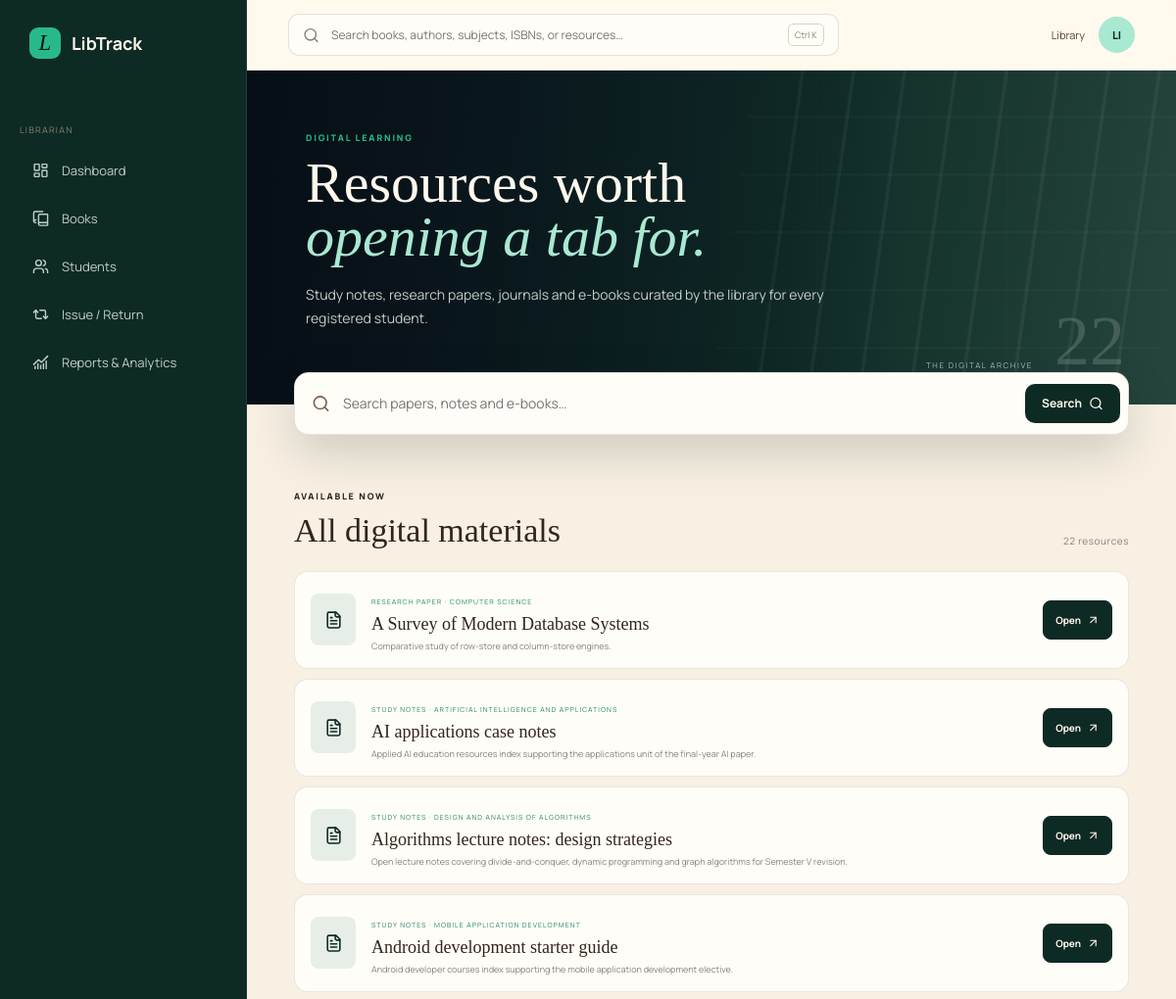
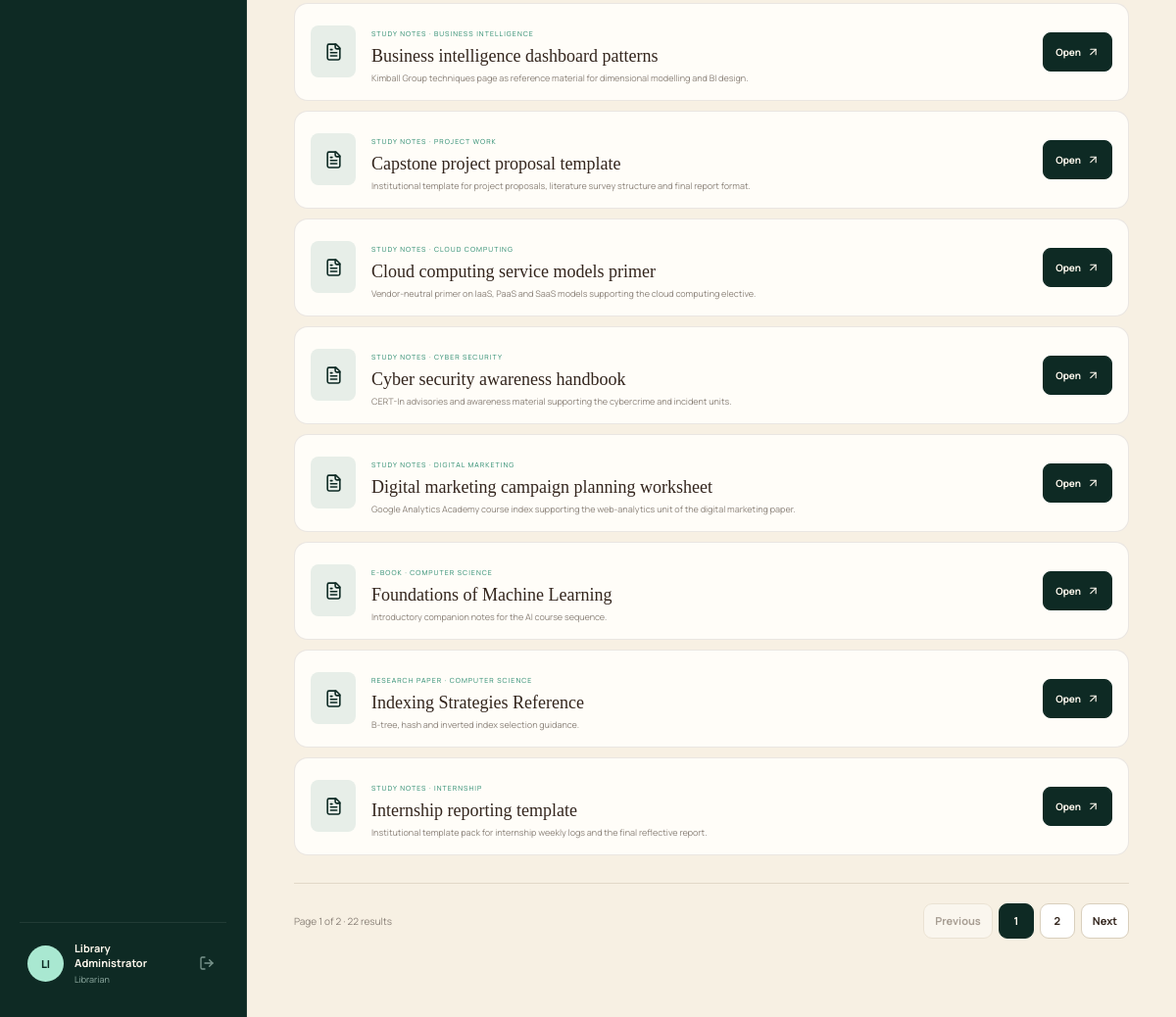
The app's page /materials/ (signed in) with its own data (2 pictures, top to bottom).
### core/models.py (models this page shows, shortened)
class TimestampedModel(models.Model):
    created_at = models.DateTimeField(auto_now_add=True)
    updated_at = models.DateTimeField(auto_now=True)
    class Meta:
        abstract = True

class DigitalMaterial(TimestampedModel):
    class MaterialType(models.TextChoices):
        EBOOK = "ebook", "E-book"
        PAPER = "paper", "Research paper"
        NOTES = "notes", "Study notes"
        JOURNAL = "journal", "Journal"
        OTHER = "other", "Other"
    title = models.CharField(max_length=240, db_index=True)
    material_type = models.CharField(
        max_length=12, choices=MaterialType.choices, default=MaterialType.OTHER)
    book = models.ForeignKey(
        Book, null=True, blank=True, on_delete=models.SET_NULL,
        related_name="digital_materials", help_text="Optional link back to a catalogue title.")
    subject = models.ForeignKey(
        Subject, null=True, blank=True, on_delete=models.SET_NULL, related_name="materials")
    categories = models.ManyToManyField(Category, related_name="materials", blank=True)
    authors = models.ManyToManyField(Author, related_name="digital_materials", blank=True)
    description = models.TextField(blank=True)
    file = models.FileField(upload_to="materials/", blank=True)
    external_url = models.URLField(max_length=500, blank=True)
    publication_date = models.DateField(null=True, blank=True)
    is_public = models.BooleanField(default=True, db_index=True)
    class Meta:
        ordering = ["title"]
        indexes = [
            models.Index(fields=["material_type", "is_public"], name="material_type_public_idx"),
        ]
        constraints = [
            models.CheckConstraint(
                condition=~models.Q(file="") | ~models.Q(external_url=""),
                name="material_has_a_source"),
        ]
    @property
    def author_names(self):
        names = [author.name for author in self.authors.all()]
        return ", ".join(names)

class Subject(TimestampedModel):
    class Classification(models.TextChoices):
        CORE = "core", "Core"
        ELECTIVE = "elective", "Elective"
        VOCATIONAL = "vocational", "Vocational"
        SKILL = "skill", "Skill enhancement"
        LABORATORY = "laboratory", "Laboratory"
        INTERNSHIP = "internship", "Internship"
        PROJECT = "project", "Project work"
    class Confidence(models.TextChoices):
        VERIFIED_CURRENT = "verified_current", "Verified current"
        VERIFIED_SYLLABUS = "verified_syllabus", "Verified syllabus"
        CURRICULUM_SUPPORTED = "curriculum_supported", "Curriculum supported"
        LIBRARY_ENRICHMENT = "library_enrichment", "Library enrichment"
    name = models.CharField(max_length=120, db_index=True)
    code = models.CharField(max_length=24, null=True, blank=True, db_index=True)
    semester = models.ForeignKey(
        "Semester", null=True, blank=True, on_delete=models.CASCADE,
        related_name="subjects",
        help_text="Set when the subject belongs to a curriculum scheme.")
    classification = models.CharField(
        max_length=12, choices=Classification.choices,
        default=Classification.CORE, db_index=True)
    description = models.TextField(blank=True)
    confidence = models.CharField(
        max_length=22, choices=Confidence.choices,
        default=Confidence.CURRICULUM_SUPPORTED, db_index=True)
    source_url = models.URLField(max_length=500, blank=True)
    is_active = models.BooleanField(default=True, db_index=True)
    class Meta:
        ordering = ["semester__number", "name"]
        constraints = [
            models.UniqueConstraint(
                fields=["semester", "code"], name="subject_semester_code_uniq"),
            models.UniqueConstraint(
                fields=["semester", "name"], name="subject_semester_name_uniq"),
            models.UniqueConstraint(
                fields=["name"], condition=models.Q(semester__isnull=True),
                name="subject_standalone_name_uniq"),
            models.UniqueConstraint(
                fields=["code"], condition=models.Q(semester__isnull=True),
                name="subject_standalone_code_uniq"),
            models.CheckConstraint(
                condition=(models.Q(semester__isnull=False, code__isnull=False)
                           | models.Q(semester__isnull=True)),
                name="scheme_subject_needs_a_code"),
        ]

class Author(TimestampedModel):
    name = models.CharField(max_length=160, unique=True)
    biography = models.TextField(blank=True)
    class Meta:
        ordering = ["name"]

### core/views.py (the view)
# urls.py: path("materials/", views.materials, name="materials"),
@login_required(login_url="core:portal_select")
def materials(request):
    query = (request.GET.get("q") or "").strip()
    items = (DigitalMaterial.objects.filter(is_public=True)
             .select_related("subject", "book").prefetch_related("authors", "categories"))
    if query:
        items = items.filter(Q(title__icontains=query) | Q(description__icontains=query)
                             | Q(authors__name__icontains=query)).distinct()
    page = _page(request, items.order_by("title"))
    return render(request, "library/materials.html", {
        "query": query,
        "page_obj": page,
        "materials": page.object_list,
        "total_results": page.paginator.count,
        "section": "materials",
    })

### core/context_processors.py (called while the page is built)
def library_rules(request):
    return {"LIBRARY_RULES": django_settings.LIBRARY_RULES}

### core/services.py (called while the page is built)
def rules():
    return settings.LIBRARY_RULES

### core/views.py (called while the page is built)
def _page(request, queryset, per_page=None):
    paginator = Paginator(queryset, per_page or services.rules()["PAGE_SIZE"])
    return paginator.get_page(request.GET.get("page"))

### templates/library/materials.html (shortened to what this page needs)
{% extends "base.html" %}
{% block content %}
<div class="app-shell">
  {% include "partials/sidebar.html" %}
  <main class="app-main">
    {% include "partials/topbar.html" %}
    <section class="discover-hero">
      <div class="architectural-bg"></div>
      <div class="discover-copy">
        <p class="app-eyebrow">DIGITAL LEARNING</p>
        <h1>Resources worth<br><em>opening a tab for.</em></h1>
        <p>Study notes, research papers, journals and e-books curated by the library for every registered student.</p>
      </div>
      <div class="hero-index"><span>THE DIGITAL ARCHIVE</span><b>{{ total_results }}</b></div>
    </section>
    <section class="content-pad">
      <form class="discovery-search" action="{% url 'core:materials' %}" method="get" role="search">
        <i data-lucide="search"></i>
        <input id="materials-search" name="q" value="{{ query }}" placeholder="Search papers, notes and e-books…">
        <button type="submit">Search <i data-lucide="search"></i></button>
      </form>
      <div class="section-heading">
        <div><p class="app-eyebrow">{% if query %}SEARCH RESULTS{% else %}AVAILABLE NOW{% endif %}</p><h2>{% if query %}Matching resources{% else %}All digital materials{% endif %}</h2></div>
        <span class="result-count">{{ total_results }} resource{{ total_results|pluralize }}</span>
      </div>
      {% if materials %}
        <div class="paper-list">
          {% for material in materials %}
            <article>
              <div class="paper-icon"><i data-lucide="file-text"></i></div>
              <div>
                <small>{{ material.get_material_type_display|upper }}{% if material.subject %} · {{ material.subject.name|upper }}{% endif %}</small>
                <h3>{{ material.title }}</h3>
                <p>{{ material.description|default:material.author_names }}</p>
              </div>
              <div class="desk-actions">
                {% if material.external_url %}
                  <a class="btn-inline is-primary" href="{{ material.external_url }}" target="_blank" rel="noopener noreferrer">Open <i data-lucide="arrow-up-right"></i></a>
                {% elif material.file %}
                  <a class="btn-inline is-primary" href="{{ material.file.url }}">Download <i data-lucide="download"></i></a>
                {% endif %}
              </div>
            </article>
          {% endfor %}
        </div>
        {% include "partials/pagination.html" %}
      {% endif %}
    </section>
  </main>
</div>
{% endblock %}

### templates/partials/sidebar.html (shortened to what this page needs)
<aside class="app-sidebar" id="app-sidebar">
  <a class="brand sidebar-brand" href="{% url 'core:home' %}"><span class="brand-mark">L</span><span>LibTrack</span></a>
  <nav class="side-nav" aria-label="Product navigation">
    {% if request.user.is_staff %}
      <p class="nav-label">Librarian</p>
      <a class="{% if section == 'librarian' %}active{% endif %}" href="{% url 'core:librarian' %}"><i data-lucide="layout-dashboard"></i>Dashboard</a>
      <a class="" href="{% url 'core:librarian_books' %}"><i data-lucide="book-copy"></i>Books</a>
      <a class="" href="{% url 'core:librarian_students' %}"><i data-lucide="users"></i>Students</a>
      <a class="{% if request.resolver_match.url_name == 'librarian_circulation' %}active{% endif %}" href="{% url 'core:librarian_circulation' %}"><i data-lucide="repeat-2"></i>Issue / Return</a>
      <a class="{% if request.resolver_match.url_name == 'librarian_reports' %}active{% endif %}" href="{% url 'core:librarian_reports' %}"><i data-lucide="chart-no-axes-combined"></i>Reports &amp; Analytics</a>
    {% endif %}
  </nav>
  <div class="sidebar-user">
    <span class="avatar">{% if request.user.is_authenticated %}{{ request.user.first_name|default:request.user.username|slice:":2"|upper }}{% else %}LT{% endif %}</span>
    <div>
      <strong>{% if request.user.is_authenticated %}{{ request.user.get_full_name|default:request.user.username }}{% else %}Guest reader{% endif %}</strong>
      <small>{% if request.user.is_staff %}Librarian{% elif request.user.student_profile %}{{ request.user.student_profile.department|default:"Student" }}{% else %}Browse the collection{% endif %}</small>
    </div>
    {% if request.user.is_authenticated %}
      <form method="post" action="{% url 'core:logout' %}">{% csrf_token %}<button type="submit" aria-label="Sign out" title="Sign out" class="sidebar-icon-button"><i data-lucide="log-out"></i></button></form>
    {% else %}
      <a href="{% url 'core:portal_select' %}" aria-label="Sign in"><i data-lucide="log-in"></i></a>
    {% endif %}
  </div>
</aside>

### templates/partials/topbar.html (shortened to what this page needs)
<header class="app-topbar">
  <form class="top-search" action="{% url 'core:discover' %}" method="get" role="search"><i data-lucide="search"></i><label class="visually-hidden" for="topbar-search">Search the catalogue</label><input id="topbar-search" name="q" value="{{ request.GET.q|default:'' }}" aria-label="Global search" placeholder="Search books, authors, subjects, ISBNs, or resources…"><kbd>Ctrl K</kbd></form>
  <div class="top-actions">
    {% if request.user.is_authenticated %}
      <span class="topbar-name">{{ request.user.first_name|default:request.user.username }}</span>
      <a class="mini-avatar" href="{% if request.user.is_staff %}{% url 'core:librarian' %}{% else %}{% url 'core:student' %}{% endif %}" aria-label="Go to my dashboard">{{ request.user.first_name|default:request.user.username|slice:":2"|upper }}</a>
    {% else %}
      <a href="{% url 'core:portal_select' %}">Sign in</a>
    {% endif %}
  </div>
</header>

### static/css/app.css (style rules this page uses)
:root { --ink:#08121d;--ink-2:#0b1622;--forest:#0e2a24;--forest-2:#15382f;--emerald:#28b98a;--emerald-soft:#a9e8d1;--cream:#fff9ee;--cream-2:#f7f0e3;--paper:#fffdf8;--brown:#33251d;--brown-2:#5b4332;--muted:#8a8178;--line:rgba(255,255,255,.09);--serif:"Instrument Serif",Georgia,serif;--sans:"Manrope",system-ui,sans-serif }
* { box-sizing:border-box }
html { scroll-behavior:smooth }
body { margin:0;background:var(--cream);color:var(--brown);font-family:var(--sans) }
button,input { font:inherit }
.brand { display:flex;align-items:center;gap:11px;color:var(--cream);font-size:18px;font-weight:700;text-decoration:none }
.brand-mark { display:grid;place-items:center;width:32px;height:32px;border-radius:9px;background:var(--emerald);color:var(--ink);font:italic 23px var(--serif) }

### static/css/modules.css (style rules this page uses)
.nav-label { font-size:9px;letter-spacing:.14em;text-transform:uppercase;color:#8a8178;margin:22px 0 8px }
.sidebar-icon-button { border:0;background:none;color:inherit;cursor:pointer;padding:4px;display:grid;place-items:center }
.sidebar-icon-button svg { width:16px }
.topbar-name { font-size:11px;color:#5b4332 }
.discovery-search { position:relative;display:flex;align-items:center;gap:11px;background:var(--paper);border-radius:15px;padding:0 8px 0 17px;box-shadow:0 18px 50px rgba(0,0,0,.16) }
.discovery-search svg { width:19px;color:#7a5e46;flex:0 0 auto }
.discovery-search input { flex:1;min-width:0;border:0;outline:0;background:transparent;height:56px;font:inherit;font-size:14px;color:var(--brown) }
.discovery-search button { height:40px;padding:0 17px;border:0;border-radius:10px;background:var(--forest);color:var(--cream);font:inherit;font-size:12px;font-weight:700;display:inline-flex;align-items:center;gap:7px;cursor:pointer }
.discovery-search button svg { width:15px;color:inherit }
.result-count { font-size:10px;color:var(--muted);letter-spacing:.06em }
.btn-inline { border:1px solid #d9cfbd;background:#fff;color:var(--brown);border-radius:8px;padding:7px 12px;font:inherit;font-size:10px;font-weight:700;cursor:pointer;text-decoration:none;display:inline-flex;align-items:center;gap:6px;min-height:34px }
.btn-inline.is-primary { background:var(--forest);color:var(--cream);border-color:var(--forest) }
.btn-inline svg { width:13px }
.desk-actions { display:flex;gap:7px;flex-wrap:wrap }

### records on screen
DigitalMaterial: material_type "RESEARCH PAPER", subject.name "COMPUTER SCIENCE", title "A Survey of Modern Database Systems", description "Comparative study of row-store and column-store engines."
DigitalMaterial: material_type "STUDY NOTES", subject.name "ARTIFICIAL INTELLIGENCE AND APPLICATIONS", title "AI applications case notes", description "Applied AI education resources index supporting the applications unit of the final-year AI paper."
DigitalMaterial: material_type "STUDY NOTES", subject.name "DESIGN AND ANALYSIS OF ALGORITHMS", title "Algorithms lecture notes: design strategies", description "Open lecture notes covering divide-and-conquer, dynamic programming and graph algorithms for Semester V revision."
DigitalMaterial: material_type "STUDY NOTES", subject.name "MOBILE APPLICATION DEVELOPMENT", title "Android development starter guide", description "Android developer courses index supporting the mobile application development elective."
DigitalMaterial: material_type "STUDY NOTES", subject.name "BUSINESS INTELLIGENCE", title "Business intelligence dashboard patterns", description "Kimball Group techniques page as reference material for dimensional modelling and BI design."
DigitalMaterial: material_type "STUDY NOTES", subject.name "PROJECT WORK", title "Capstone project proposal template", description "Institutional template for project proposals, literature survey structure and final report format."
DigitalMaterial: material_type "STUDY NOTES", subject.name "CLOUD COMPUTING", title "Cloud computing service models primer", description "Vendor-neutral primer on IaaS, PaaS and SaaS models supporting the cloud computing elective."
DigitalMaterial: material_type "STUDY NOTES", subject.name "CYBER SECURITY", title "Cyber security awareness handbook", description "CERT-In advisories and awareness material supporting the cybercrime and incident units."
DigitalMaterial: material_type "STUDY NOTES", subject.name "DIGITAL MARKETING", title "Digital marketing campaign planning worksheet", description "Google Analytics Academy course index supporting the web-analytics unit of the digital marketing paper."
DigitalMaterial: material_type "E-BOOK", subject.name "COMPUTER SCIENCE", title "Foundations of Machine Learning", description "Introductory companion notes for the AI course sequence."
DigitalMaterial: material_type "RESEARCH PAPER", subject.name "COMPUTER SCIENCE", title "Indexing Strategies Reference", description "B-tree, hash and inverted index selection guidance."
DigitalMaterial: material_type "STUDY NOTES", subject.name "INTERNSHIP", title "Internship reporting template", description "Institutional template pack for internship weekly logs and the final reflective report."

### other values on screen
{{ request.user.first_name|default:request.user.username|slice:":2"|upper }} "LI"
{{ request.user.get_full_name|default:request.user.username }} "Library Administrator"
{{ request.user.first_name|default:request.user.username }} "Library"
{{ total_results }} "22"
{{ page_obj.number }} "1"
{{ page_obj.paginator.num_pages }} "2"
{{ page_obj.paginator.count }} "22"
{{ num }} "1"
{{ num }} "2"
